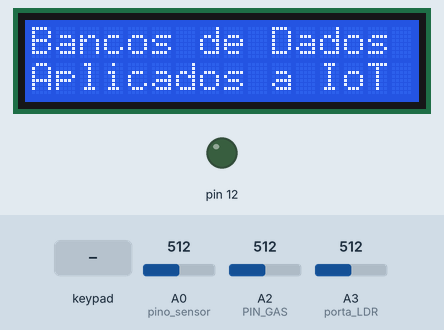
Simulated run of this sketch. Board: Arduino Nano, built with avr-gcc and run on an emulated ATmega328P. Parts: 16×2 character LCD, output pins drawn as LEDs (lit = HIGH). Wiring (from diagram.json): ultrasonic range finder: trigger pin 10; echo pin 9. The test bench sets the inputs (shaded band); at power-on: A0 (pino_sensor) = 512, A2 (PIN_GAS) = 512, A3 (porta_LDR) = 512.

Above: at 1.2 s.
At 4.3 s:
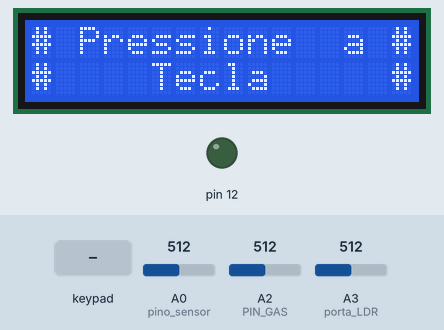
4.4 s: key '8' pressed
At 5.5 s:
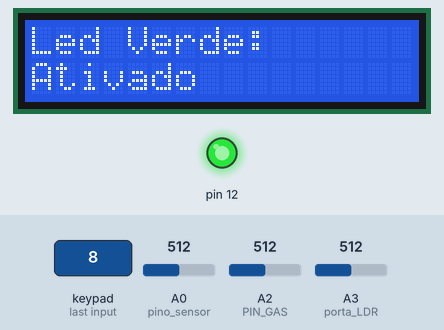
7.7 s: keypad keys 5 4 3 2 pressed 1.464 s apart
At 10.1 s:
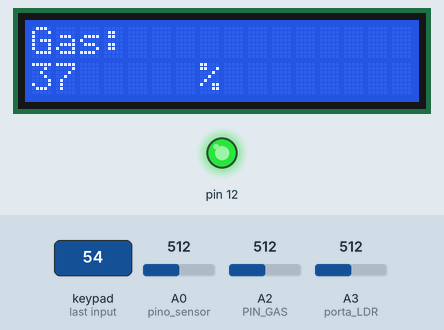
17.7 s: key '*' pressed
21.8 s: keypad keys 1 3 9 7 pressed 1.464 s apart
31.8 s: A0 (pino_sensor) set to 716
At 36.9 s:
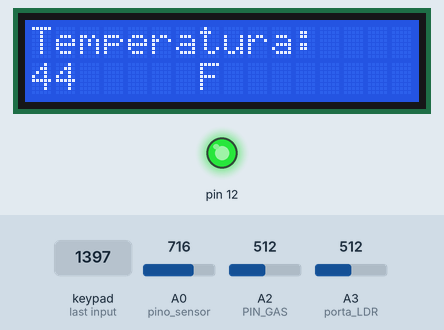
40.0 s: key '6' pressed
At 49.2 s:
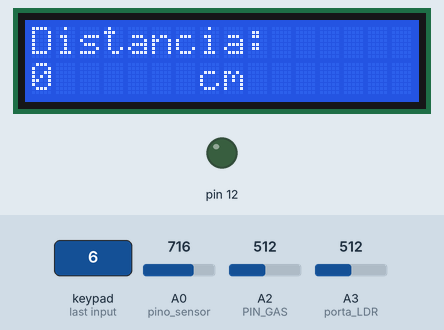
Timing chart, 0 to 49.9 s (numbered marks = the images above; inputs shaded):
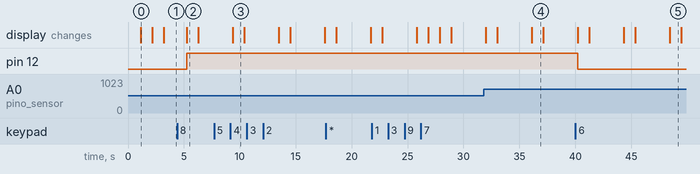

The sketch:

Prog17_BDIoT_NANO_1s2025.ino
```cpp
/* -----------------------------------------------
  Projeto Prático 02
  Estação Coletora de Informações Climáticas (ii)
  Componentes:
  - Raquel Rasquinho Caetano - Turma 17
  - Gustavo Ferreira Lima - Turma 16
  - Mateus de Almeida Frigo - Turma 16
  -----------------------------------------*/

#include <Keypad.h>
#include <LiquidCrystal_I2C.h>

LiquidCrystal_I2C lcd(0x20,16,2);

const byte LINHAS = 4;
const byte COLUNAS = 4;

char LayoutTeclas[LINHAS][COLUNAS] = {
  {'1','2','3','A'},
  {'4','5','6','B'},
  {'7','8','9','C'},
  {'*','0','#','D'}
};

byte PinosLinha[LINHAS] = {A0, A1, 7, 6};

byte PinosColuna[COLUNAS] = {5, 4, 3, 2};

Keypad teclado = Keypad( makeKeymap(LayoutTeclas), PinosLinha, PinosColuna, LINHAS, COLUNAS );

#define PINO_TRIGGER 10
#define PINO_ECHO     9

#define PIN_LED_13  13
#define PIN_GAS 	  A2

#define PIN_LED_13  13
#define PIN_GAS   	A2

int pino_Led = 13;
int porta_LDR = A3;

int pino_sensor = 0;
const float BETA = 3950;

int polegadas = 0;
int centimetros = 0;

long readUltrasonicDistance() {

  digitalWrite(PINO_TRIGGER, LOW);
  delayMicroseconds(2);
  digitalWrite(PINO_TRIGGER, HIGH);
  delayMicroseconds(10);
  digitalWrite(PINO_TRIGGER, LOW);

  return pulseIn(PINO_ECHO, HIGH);
}

void setup() {
  pinMode(12, OUTPUT);

  lcd.init();
  lcd.backlight();
  lcd.clear();

  lcd.setCursor(0,0);
  lcd.print("Fac.  Tecnologia");
  lcd.setCursor(0,1);
  lcd.print("Unicamp  Limeira");

  delay(1000);

  lcd.clear();

  lcd.setCursor(0,0);
  lcd.print("Bancos de Dados");
  lcd.setCursor(0,1);
  lcd.print("Aplicados a IoT");

  delay(1000);

  lcd.clear();

  lcd.setCursor(0, 0);
  lcd.print("Projeto 02");
  lcd.setCursor(0, 1);
  lcd.print("-------------------- ");

  delay(1000);

  lcd.clear();

  lcd.setCursor(0,0);
  lcd.print("# Pressione  a #");
  lcd.setCursor(0,1);
  lcd.print("#    Tecla     #");

}

void loop() {

  int valor_LDR = analogRead(porta_LDR);
  int luminosidade = map(valor_LDR, 8, 1015, 100, 0);

  int temp_c = 1 / (log(1 / (1023. / analogRead(pino_sensor) - 1)) / BETA + 1.0 / 298.15) - 273.15;
  int temp_f = (temp_c * 9) / 5 + 32;

  int ValorSensor = analogRead(PIN_GAS) ;

  centimetros = 0.01723 * readUltrasonicDistance();
  polegadas = (centimetros / 2.54);

  int ValorCalculado = map(ValorSensor, 210, 1010, 0, 100);

  if ( ValorCalculado >= 80 ) {
    digitalWrite(PIN_LED_13, HIGH);
  } else {
    digitalWrite(PIN_LED_13, LOW);
  }

  char tecla = teclado.getKey();

  if (tecla == '0'){

    lcd.clear();
    lcd.setCursor(0,0);
    lcd.print("Luminosidade: ");
    lcd.setCursor(0, 1);
    lcd.print(valor_LDR);
    lcd.setCursor(7,1);
    lcd.print("u");

    delay(1000);

    lcd.clear();

    if ( luminosidade < 51 )  {
      digitalWrite(pino_Led, HIGH);
    } else  {
      digitalWrite(pino_Led, LOW);
    }

  } else if (tecla == '1') {
    lcd.clear();
    lcd.setCursor(0,0);
    lcd.print("Luminosidade: ");
    lcd.setCursor(0, 1);
    lcd.print(luminosidade);
    lcd.setCursor(7,1);
    lcd.print("%");

    delay(1000);

    lcd.clear();

    if ( luminosidade < 51 )  {
      digitalWrite(pino_Led, HIGH);
    } else  {
      digitalWrite(pino_Led, LOW);
    }

  } else if (tecla == '2') {
    lcd.clear();
    lcd.setCursor(0, 0);
    lcd.print("Temperatura: ");
    lcd.setCursor(0, 1);
    lcd.print(temp_c, DEC);
    lcd.setCursor(7,1);
    lcd.print("C");

    delay(1000);

    lcd.clear();

  } else if (tecla == '3') {
    lcd.clear();
    lcd.setCursor(0, 0);
    lcd.print("Temperatura: ");
    lcd.setCursor(0, 1);
    lcd.print(temp_f, DEC);
    lcd.setCursor(7,1);
    lcd.print("F");

    delay(1000);

  } else if (tecla == '4') {
    lcd.clear();
    lcd.setCursor(0, 0);
    lcd.print("Gas: ");
    lcd.setCursor(0, 1);
    lcd.print(ValorSensor);
    lcd.setCursor(7,1);
    lcd.print("u");

    delay(1000);

  } else if (tecla == '5') {
    lcd.clear();
    lcd.setCursor(0, 0);
    lcd.print("Gas: ");
    lcd.setCursor(0, 1);
    lcd.print(ValorCalculado);
    lcd.setCursor(7,1);
    lcd.print("%");

    delay(1000);

  } else if (tecla == '6') {
    lcd.clear();
    lcd.setCursor(0, 0);
    lcd.print("Distancia: ");
    lcd.setCursor(0, 1);
    lcd.print(centimetros);
    lcd.setCursor(7,1);
    lcd.print("cm");

    delay(1000);

  } else if (tecla == '7') {
    lcd.clear();
    lcd.setCursor(0, 0);
    lcd.print("Distancia: ");
    lcd.setCursor(0, 1);
    lcd.print(polegadas);
    lcd.setCursor(7,1);
    lcd.print("pol");

    delay(1000);

  } else if (tecla == '8'){
    lcd.clear();
    digitalWrite(12, HIGH);
    lcd.setCursor(0, 0);
    lcd.print("Led Verde:");
    lcd.setCursor(0, 1);
    lcd.print("Ativado");

    delay(1000);

  } else if (tecla == '9'){
    lcd.clear();
    digitalWrite(12, LOW);
    lcd.setCursor(0, 0);
    lcd.print("Led Verde:");
    lcd.setCursor(0, 1);
    lcd.print("Desativado");

    delay(1000);

  } else if (tecla == '*'){
    lcd.clear();
    lcd.setCursor(0, 0);
    lcd.print("Raquel");
    lcd.setCursor(0, 1);
    lcd.print("R. Caetano");

    delay(1000);

    lcd.clear();
    lcd.setCursor(0, 0);
    lcd.print("Gustavo");
    lcd.setCursor(0, 1);
    lcd.print("F. Lima");

    delay(1000);

    lcd.clear();
    lcd.setCursor(0, 0);
    lcd.print("Mateus De");
    lcd.setCursor(0, 1);
    lcd.print("Almeida Frigo");

    delay(1000);
  }

	lcd.setCursor(0,0);
	lcd.print("# Pressione  a #");
	lcd.setCursor(0,1);
	lcd.print("#    Tecla     #");

}
```

Measured:
- after the input at 4.4 s, pin 12: LOW → HIGH after 0.83 s; the display: changes after 0.85 s (image 2)
- after the input at 7.7 s, the display: changes after 1.7 s (image 3)
- after the input at 40.0 s, the display: first differs from a run without the input after 8.5 s (image 5)
- what the display in image 0 shows lasts 1.1 s, from 1.1 s to 2.2 s
